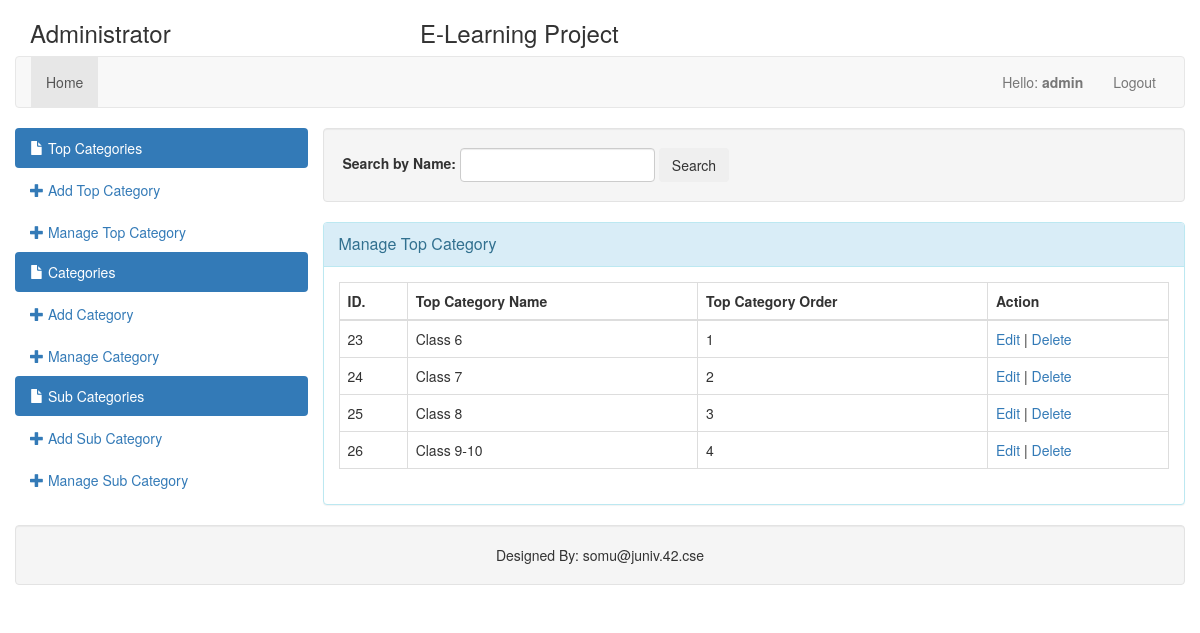
Screenshot of /admin/manage_top_category.php (signed in) with the database file from the repository.
### tables this page shows
CREATE TABLE `table_top_category` (
  `top_category_id` int(11) NOT NULL,
  `top_category_name` varchar(200) NOT NULL,
  `top_category_order` int(11) NOT NULL
);

### admin/manage_top_category.php (the view, shortened to what this page needs)
<?php
	include "../connection.php";
 ?>
<?php include "header.php"; ?>
	<div class="row" style="padding-left: 0px; padding-right: 0px;">
		<div class="col-lg-3 col-md-3 col-sm-3 col-xs-12" style="padding-left: 0px; padding-right: 0px;">
			<?php include "left_menu.php"; ?>
		</div>
		<div class="col-lg-9 col-md-9 col-sm-9 col-xs-12" style="padding-right: 0px;">
			<div class="well">
				<form method="post" class="form-inline" id="form_search" action='<?php echo $_SERVER["PHP_SELF"]; ?>'>
					<div class="form-group">
						<label>Search by Name:</label>
						<input type="text" class="form-control" name="search_text" id="search_text">
					</div>
					<button type="submit" class="btn btn-deafult" name="btn_search" id="btn_search">Search</button>
				</form>
			</div>
			<div class="panel panel-info">
				<div class="panel-heading">
					<div class="panel-title">Manage Top Category</div>
				</div>
				<div class="panel-body">
					<table class="table table-hover table-bordered">
					    <thead>
					      <tr>
					      	<th>ID.</th>
					        <th>Top Category Name</th>
					        <th>Top Category Order</th>
					        <th>Action</th>
					      </tr>
					    </thead>
					    <tbody>
					      <?php
					      	$qry = "";
					      	if (isset($_POST["btn_search"])) {
					      		$qry = mysqli_query($con, "select * from table_top_category where top_category_name like '%".mres($con, $_POST["search_text"])."%' order by top_category_order asc ");
					      	}
					      	else {
					      		$qry = mysqli_query($con, "select * from table_top_category order by top_category_order asc");
					      	}
					      	while ($row = $qry->fetch_assoc()) {
					      		echo '<tr>';
					      		echo '<td>'.$row["top_category_id"]."</td><td>".$row["top_category_name"]."</td><td>".$row["top_category_order"]."</td><td><a href='add_top_category.php?edit_id=".$row["top_category_id"]."'>Edit</a> | <a href='?delete_id=".$row["top_category_id"]."' onclick=\"return confirm('Are you sure to delete this item?');\"> Delete</td>";
					      		echo '</tr>';
					      	}
					       ?>
					    </tbody>
					</table>
				</div>
			</div>
		</div>
	</div>
<?php include "footer.php"; ?>

### rows the page displays
table_top_category: top_category_id "23", top_category_name "Class 6", top_category_order "1"
table_top_category: top_category_id "24", top_category_name "Class 7", top_category_order "2"
table_top_category: top_category_id "25", top_category_name "Class 8", top_category_order "3"
table_top_category: top_category_id "26", top_category_name "Class 9-10", top_category_order "4"

### other values shown
$_SESSION["username"] "admin"
